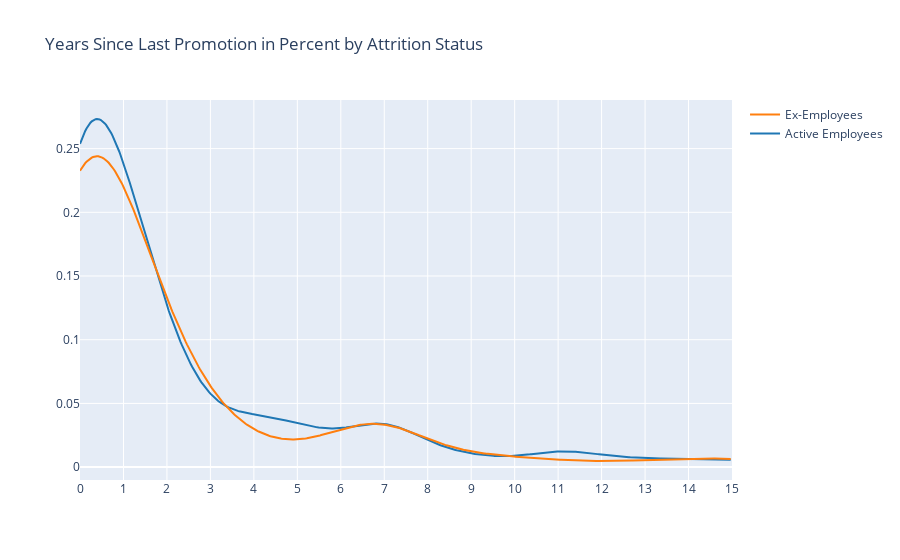

Write notebook code for a chart like this one.
### Code cell
# Add histogram data
x1 = df_HR.loc[df_HR['Attrition'] == 'No', 'YearsSinceLastPromotion']
x2 = df_HR.loc[df_HR['Attrition'] == 'Yes', 'YearsSinceLastPromotion']
# Group data together
hist_data = [x1, x2]
group_labels = ['Active Employees', 'Ex-Employees']
# Create distplot with custom bin_size
fig = ff.create_distplot(hist_data, group_labels,
                         curve_type='kde', show_hist=False, show_rug=False)
# Add title
fig['layout'].update(title='Years Since Last Promotion in Percent by Attrition Status')
fig['layout'].update(xaxis=dict(range=[0, 15], dtick=1))
# Plot
pyo.iplot(fig, filename='Distplot with Multiple Datasets')

### Figure 1 — Plotly figure (JSON) as saved in the notebook; plotly's stock layout.template omitted (floating-point values rounded to 4 significant figures; data arrays with more than 128 entries replaced by an {"elided": "..."} marker saying what was removed)
{"data": [{"legendgroup": "Active Employees", "marker": {"color": "rgb(31, 119, 180)"}, "mode": "lines", "name": "Active Employees", "showlegend": true, "type": "scatter", "x": {"elided": "500 float values"}, "xaxis": "x", "y": {"elided": "500 float values"}, "yaxis": "y"}, {"legendgroup": "Ex-Employees", "marker": {"color": "rgb(255, 127, 14)"}, "mode": "lines", "name": "Ex-Employees", "showlegend": true, "type": "scatter", "x": {"elided": "500 float values"}, "xaxis": "x", "y": {"elided": "500 float values"}, "yaxis": "y"}], "layout": {"barmode": "overlay", "hovermode": "closest", "legend": {"traceorder": "reversed"}, "title": {"text": "Years Since Last Promotion in Percent by Attrition Status"}, "xaxis": {"anchor": "y2", "domain": [0, 1], "dtick": 1, "range": [0, 15], "zeroline": false}, "yaxis": {"anchor": "free", "domain": [0, 1], "position": 0}}}
